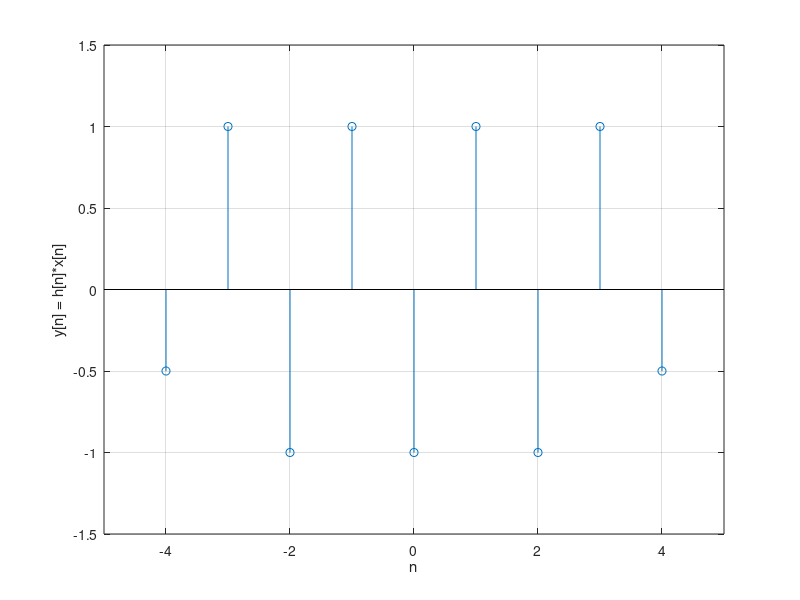

Write MATLAB code to recreate this figure. (Note: this script raises an error after producing the figure.)
close all; clear all;

%% Assignment 1: Convolution
nx = [-3 -2 -1 0 1 2 3];
x = [1 0 1 0 1 0 1]; %start at n=-3, ends at n=3
h = [-0.5 1 -0.5 ];
y = conv(x,h);
ny = linspace(nx(1) - 1, length(y)+nx(1)-1-1,length(y));

figure('NumberTitle', 'off', 'Name', 'Assignment 1: Convolution');
% subplot(2,1,1);
% stem(nx,x);
% hold on;
% xlim([-4 4]);
% ylim([-1.5 1.5]);
% grid on;
% legend('x[n]','h[n]');
% xlabel('n');
% subplot(2,1,2);
stem(ny,y);
xlim([min([nx,ny])-1 max([nx,ny])+1]);
ylim([min([x,y])-0.5 max([x,y])+0.5]);
grid on;
ylabel('y[n] = h[n]*x[n]');
xlabel('n');

%% Assignment 2: Fade-in and -out of convolution
%a
%the length should be equal to N + M -1

%b sample n =[1:8] have no fade-in and fade-out

%% Assignment 3: Causality
%a) L = 5;
clear all;
x = [1 0 1 0 1 0 1];
nx = -3:3;

h = [1 1 1];
nh_causal = 0:2;
nh = -5:-3;
figure('NumberTitle', 'off', 'Name', 'Assignment 3: Causality');
[ny,y] = convcool(nx, x, nh, h);
[ny_causal,y_causal] = convcool(nx, x, nh_causal, h);
subplot(1,2,1);
stem(ny_causal,y_causal);
xlim([min(ny_causal)-1 max(ny_causal)+1]);
ylim([min(y_causal)-0.5 max(y_causal)+0.5]);
grid on;
ylabel('y[n] = h_{causal}[n]*x[n]');
xlabel('n');
subplot(1,2,2);
stem(ny,y);
xlim([min(ny)-1 max(ny)+1]);
ylim([min(y)-0.5 max(y)+0.5]);
grid on;
ylabel('y[n] = h[n]*x[n]');
xlabel('n');

%% Assignment 4: Frequency response
figure('NumberTitle', 'off', 'Name', 'Assignment 4: Frequency Response');
N = 1000;
nh = [-1 0 1];
h = [0.5 1 0.5];
H = FTD(nh,h,N);
plotMagPhase(H,N);

%% Assignment 5: Frequency response of causal filter
% a&b)
figure('NumberTitle', 'off', 'Name', 'Assignment 5: Frequency response of causal filter');
N = 1000;
nhcausal = [0 1 2];
hcausal = [0.5 1 0.5];
Hcausal = FTD(nhcausal, hcausal, N);
plotMagPhase(Hcausal,N);
%c) the only difference is the phase difference

%% Assignment 8: Sampling a sinusoidal signal
figure('NumberTitle', 'off', 'Name', 'Assignment 8: Sampling a sinusoidal signal');
f=3200; A = 1; phi = 0; fs = 4000;
N = 1000*1/f*fs; %%100 periods
n = 0:(N-1);
theta = 2*pi*(f/fs);
x = A*sin(theta.*n+phi);
stem(1/fs.*n,x);
hold on;
t = 0:0.000001:10;
plot(t,A*sin(2*pi*f.*t+phi));
xlim([0 1/f*2]);
grid on;
soundsc(x,fs);

%% Assignment 9: Visualization of 'aliasing' via time domain
clear all;
fs = 0.5;
f1 = 0.2; f2 = 0.7; f3 = 1.2;
phi = pi/4;
t = 0:0.001:1/f1;
n = 0:length(0:1/fs:1/f1)-1;
figure('NumberTitle', 'off', 'Name', 'Assignment 9: Visualization of aliasing via time domain');
plot(t,cos(2*pi.*f1.*t + phi));
hold on;
plot(t,cos(2*pi.*f2.*t + phi));
plot(t,cos(2*pi.*f3.*t + phi));
stem(n*1/fs,cos(2*pi*f1/fs.*n+phi));
